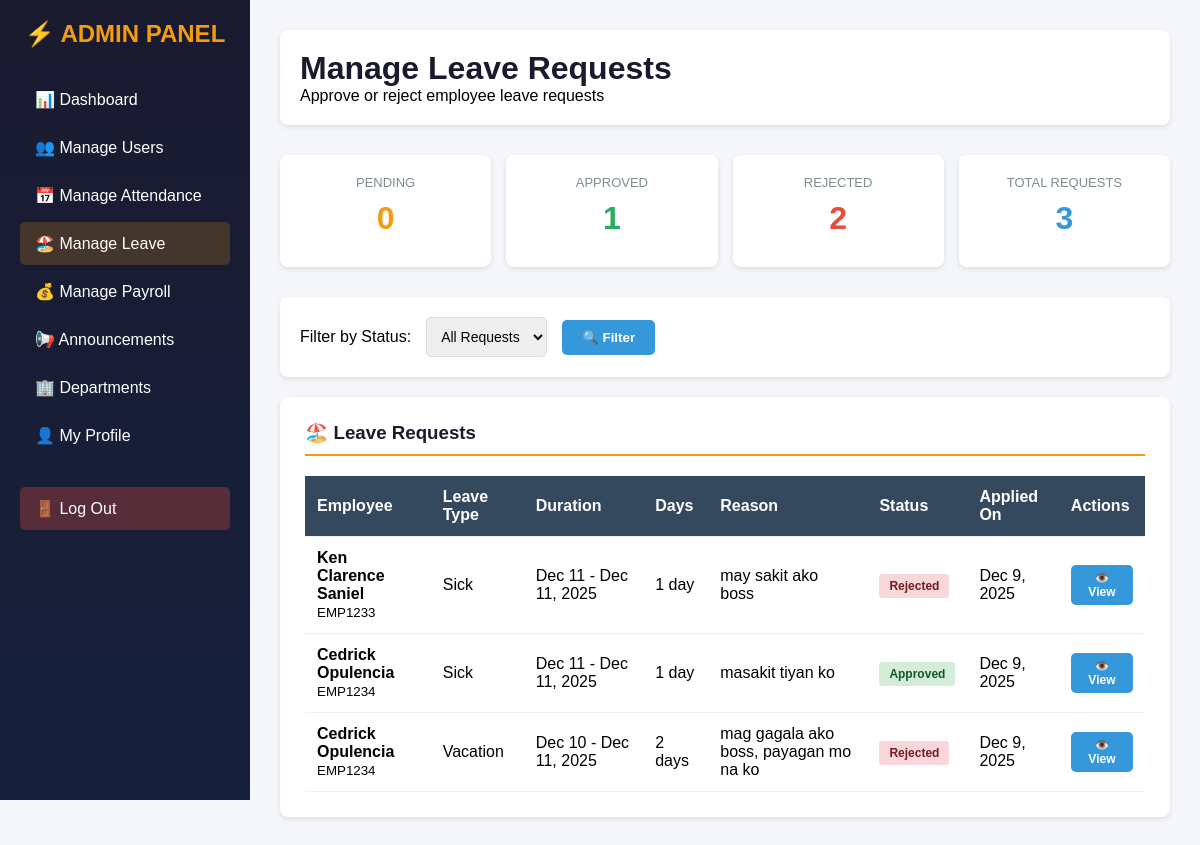
The page /hrms/public/admin_leave.php (signed in) on the database its author committed.
### tables this page shows
CREATE TABLE `leave_requests` (
  `id` int(11) NOT NULL,
  `user_id` int(11) NOT NULL,
  `leave_type` enum('sick','vacation','emergency','maternity','paternity') NOT NULL,
  `start_date` date NOT NULL,
  `end_date` date NOT NULL,
  `reason` text NOT NULL,
  `status` enum('pending','approved','rejected') DEFAULT 'pending',
  `admin_remarks` text DEFAULT NULL,
  `created_at` timestamp NOT NULL DEFAULT current_timestamp(),
  `updated_at` timestamp NOT NULL DEFAULT current_timestamp() ON UPDATE current_timestamp()
);

CREATE TABLE `users` (
  `id` int(11) NOT NULL,
  `employee_id` varchar(50) DEFAULT NULL,
  `first_name` varchar(100) DEFAULT NULL,
  `last_name` varchar(100) DEFAULT NULL,
  `email` varchar(150) DEFAULT NULL,
  `contact_number` varchar(50) DEFAULT NULL,
  `password` varchar(255) DEFAULT NULL,
  `department` varchar(100) DEFAULT NULL,
  `role` enum('admin','employee') NOT NULL DEFAULT 'employee',
  `profile_picture` varchar(255) DEFAULT NULL,
  `created_at` timestamp NOT NULL DEFAULT current_timestamp()
);

### hrms/public/admin_leave.php (the view, shortened to what this page needs)
<?php
include("../includes/db_connect.php");
$filter_status = isset($_GET['status']) ? $_GET['status'] : 'all';
$leave_query = "SELECT lr.*, u.employee_id, u.first_name, u.last_name, u.department
                FROM leave_requests lr
                JOIN users u ON lr.user_id = u.id";
$leave_query .= " ORDER BY lr.created_at DESC";
$leave_requests = $conn->query($leave_query);
$pending_count = $conn->query("SELECT COUNT(*) as count FROM leave_requests WHERE status = 'pending'")->fetch_assoc()['count'];
$approved_count = $conn->query("SELECT COUNT(*) as count FROM leave_requests WHERE status = 'approved'")->fetch_assoc()['count'];
$rejected_count = $conn->query("SELECT COUNT(*) as count FROM leave_requests WHERE status = 'rejected'")->fetch_assoc()['count'];
$total_count = $pending_count + $approved_count + $rejected_count;
?>
<!DOCTYPE html>
<html lang="en">
<head>
</head>
<body>
<div class="container">
    <div class="sidebar">
        <h2>⚡ ADMIN PANEL</h2>
        <a href="admin_dashboard.php">📊 Dashboard</a>
        <a href="admin_users.php">👥 Manage Users</a>
        <a href="admin_attendance.php">📅 Manage Attendance</a>
        <a href="admin_leave.php" class="active">🏖️ Manage Leave</a>
        <a href="admin_payroll.php">💰 Manage Payroll</a>
        <a href="admin_announcements.php">📢 Announcements</a>
        <a href="admin_departments.php">🏢 Departments</a>
        <a href="admin_profile.php">👤 My Profile</a>
        <a href="logout.php" class="logout">🚪 Log Out</a>
    </div>
    <div class="main">
        <div class="header">
            <div>
                <h1>Manage Leave Requests</h1>
                <p>Approve or reject employee leave requests</p>
            </div>
        </div>
        <div class="stats-grid">
            <div class="stat-card">
                <div class="stat-label">PENDING</div>
                <div class="stat-number stat-pending"><?php echo $pending_count; ?></div>
            </div>
            <div class="stat-card">
                <div class="stat-label">APPROVED</div>
                <div class="stat-number stat-approved"><?php echo $approved_count; ?></div>
            </div>
            <div class="stat-card">
                <div class="stat-label">REJECTED</div>
                <div class="stat-number stat-rejected"><?php echo $rejected_count; ?></div>
            </div>
            <div class="stat-card">
                <div class="stat-label">TOTAL REQUESTS</div>
                <div class="stat-number stat-total"><?php echo $total_count; ?></div>
            </div>
        </div>
        <form method="GET" class="filters">
            <label>Filter by Status:</label>
            <select name="status">
                <option value="all" <?php echo $filter_status == 'all' ? 'selected' : ''; ?>>All Requests</option>
            </select>
            <button type="submit">🔍 Filter</button>
        </form>
        <div class="card">
            <h3>🏖️ Leave Requests</h3>
            <table>
                <thead>
                    <tr>
                        <th>Employee</th>
                        <th>Leave Type</th>
                        <th>Duration</th>
                        <th>Days</th>
                        <th>Reason</th>
                        <th>Status</th>
                        <th>Applied On</th>
                        <th>Actions</th>
                    </tr>
                </thead>
                <tbody>
                    <?php if($leave_requests->num_rows > 0): ?>
                        <?php while($leave = $leave_requests->fetch_assoc()):
                            $start = new DateTime($leave['start_date']);
                            $end = new DateTime($leave['end_date']);
                            $days = $start->diff($end)->days + 1;
                        ?>
                            <tr>
                                <td>
                                    <strong><?php echo htmlspecialchars($leave['first_name'] . ' ' . $leave['last_name']); ?></strong><br>
                                    <small><?php echo htmlspecialchars($leave['employee_id']); ?></small>
                                </td>
                                <td><?php echo ucfirst($leave['leave_type']); ?></td>
                                <td>
                                    <?php echo date('M j', strtotime($leave['start_date'])); ?> -
                                    <?php echo date('M j, Y', strtotime($leave['end_date'])); ?>
                                </td>
                                <td><?php echo $days; ?> day<?php echo $days > 1 ? 's' : ''; ?></td>
                                <td><?php echo htmlspecialchars(substr($leave['reason'], 0, 50)) . (strlen($leave['reason']) > 50 ? '...' : ''); ?></td>
                                <td><span class="status-badge status-<?php echo $leave['status']; ?>"><?php echo ucfirst($leave['status']); ?></span></td>
                                <td><?php echo date('M j, Y', strtotime($leave['created_at'])); ?></td>
                                <td>
                                    <div class="action-buttons">
                                        <button class="btn btn-info btn-sm" onclick="viewLeave(<?php echo $leave['id']; ?>)">👁️ View</button>
                                    </div>
                                </td>
                            </tr>
                        <?php endwhile; ?>
                    <?php else: ?>
                        <tr><td colspan="8" style="text-align: center; color: #999;">No leave requests found</td></tr>
                    <?php endif; ?>
                </tbody>
            </table>
        </div>
    </div>
</div>
</body>
</html>

### hrms/public/admin_leave.php (style rules this page uses)
* { margin: 0; padding: 0; box-sizing: border-box; }
body { font-family: Arial, sans-serif; background: #f4f6f9; }
.container { display: flex; min-height: 100vh; }
.sidebar { width: 250px; background: linear-gradient(to bottom, #1a1a2e, #16213e); color: white; padding: 20px; position: fixed; height: 100vh; overflow-y: auto; }
.sidebar h2 { margin-bottom: 30px; text-align: center; color: #f39c12; }
.sidebar a { display: block; padding: 12px 15px; color: white; text-decoration: none; margin-bottom: 5px; border-radius: 5px; transition: 0.2s; }
.sidebar a:hover, .sidebar a.active { background: rgba(243, 156, 18, 0.2); }
.sidebar .logout { margin-top: 30px; background: rgba(231, 76, 60, 0.3); }
.main { flex: 1; margin-left: 250px; padding: 30px; }
.header { display: flex; justify-content: space-between; align-items: center; margin-bottom: 30px; background: white; padding: 20px; border-radius: 8px; box-shadow: 0 2px 5px rgba(0,0,0,0.1); }
.header h1 { color: #1a1a2e; }
.stats-grid { display: grid; grid-template-columns: repeat(auto-fit, minmax(200px, 1fr)); gap: 15px; margin-bottom: 30px; }
.stat-card { background: white; padding: 20px; border-radius: 8px; text-align: center; box-shadow: 0 2px 5px rgba(0,0,0,0.1); }
.stat-number { font-size: 32px; font-weight: bold; margin: 10px 0; }
.stat-label { color: #7f8c8d; font-size: 13px; }
.stat-pending { color: #f39c12; }
.stat-approved { color: #27ae60; }
.stat-rejected { color: #e74c3c; }
.stat-total { color: #3498db; }
.filters { background: white; padding: 20px; border-radius: 8px; margin-bottom: 20px; display: flex; gap: 15px; align-items: center; box-shadow: 0 2px 5px rgba(0,0,0,0.1); }
.filters select { padding: 10px; border: 1px solid #ddd; border-radius: 5px; font-size: 14px; }
.filters button { padding: 10px 20px; background: #3498db; color: white; border: none; border-radius: 5px; cursor: pointer; font-weight: bold; }
.card { background: white; padding: 25px; border-radius: 8px; box-shadow: 0 2px 5px rgba(0,0,0,0.1); }
.card h3 { color: #1a1a2e; margin-bottom: 20px; padding-bottom: 10px; border-bottom: 2px solid #f39c12; }
table { width: 100%; border-collapse: collapse; }
th, td { padding: 12px; text-align: left; border-bottom: 1px solid #ecf0f1; }
th { background: #34495e; color: white; font-weight: bold; }
.status-badge { padding: 5px 10px; border-radius: 3px; font-size: 12px; font-weight: bold; }
.status-approved { background: #d4edda; color: #155724; }
.status-rejected { background: #f8d7da; color: #721c24; }
.btn { padding: 8px 15px; border: none; border-radius: 5px; cursor: pointer; font-size: 13px; text-decoration: none; display: inline-block; font-weight: bold; }
.btn-info { background: #3498db; color: white; }
.btn-sm { padding: 6px 12px; font-size: 12px; }
.action-buttons { display: flex; gap: 5px; }

### rows shown on the page
leave_requests: user.last_name "Ken Clarence Saniel", user.employee_id "EMP1233", leave_type "Sick", start_date "Dec 11", end_date "Dec 11, 2025", days "1", reason "may sakit ako boss", status "Rejected", created_at "Dec 9, 2025"
leave_requests: user.last_name "Cedrick Opulencia", user.employee_id "EMP1234", leave_type "Sick", start_date "Dec 11", end_date "Dec 11, 2025", days "1", reason "masakit tiyan ko", status "Approved", created_at "Dec 9, 2025"
leave_requests: user.last_name "Cedrick Opulencia", user.employee_id "EMP1234", leave_type "Vacation", start_date "Dec 10", end_date "Dec 11, 2025", days "2", reason "mag gagala ako boss, payagan mo na ko", status "Rejected", created_at "Dec 9, 2025"

### other values the page prints
$pending_count "0"
$approved_count "1"
$rejected_count "2"
$total_count "3"
